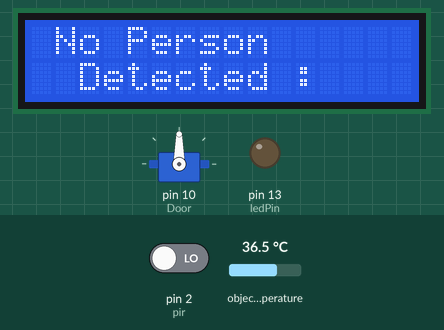
Recording of a sketch running on a simulated Arduino Uno, built with avr-gcc and run on an emulated ATmega328P. On the bench: servo, 16×2 character LCD, output pins drawn as LEDs (lit = HIGH). The test bench sets the inputs (shaded band); at power-on: pin 2 (pir) LOW, object temperature 36.5 °C. What the sketch prints to the serial monitor is not drawn.

Above: at 3.8 s.
3.9 s: pin 2 (pir) driven HIGH
At 6.6 s:
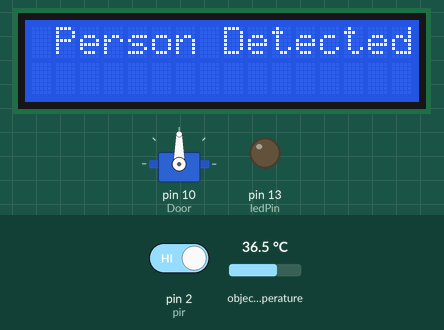
At 9.1 s:
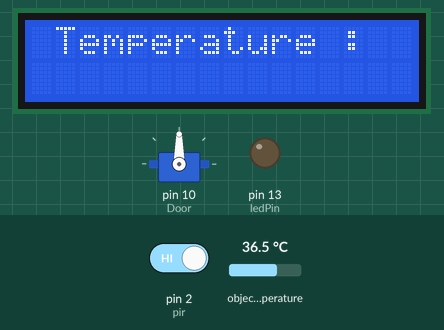
16.7 s: pin 2 (pir) driven LOW
At 20.9 s:
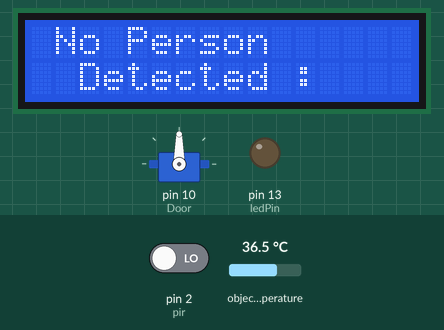
Timing chart, 0 to 22.4 s (numbered marks = the images above; inputs shaded):
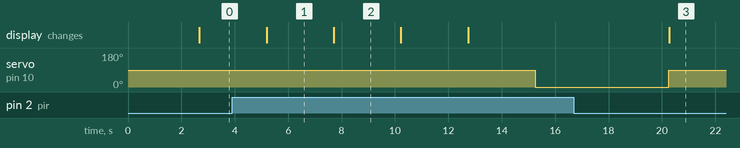

Measured:
- after the input at 3.9 s, servo on pin 10 (Door): 90° → 0° after 11.4 s; the display: changes after 1.3 s (image 1)
- after the input at 16.7 s, the display: changes after 3.6 s (image 3)
- what the display in image 1 shows lasts 2.5 s, from 5.2 s to 7.7 s

The sketch:

temperatureControlledDoor.ino
```cpp
////Servo :
//Libraries
#include <Servo.h>
//Variables
int Door = 10;
Servo right;


//// PIR
//Variables
int pir = 2;
int motion;


////MLX TEMP :
//Libraries :
#include <Adafruit_MLX90614.h>
Adafruit_MLX90614 mlx = Adafruit_MLX90614();


////LCD :
//Libraries :

#include <LiquidCrystal_I2C.h>
LiquidCrystal_I2C lcd(0x27,16,2);

//Variables :
String val;
String oldVal;
String newVal;

////LED :
//Variables :
int ledPin = 13;


void setup() {
  Serial.begin(9600);

  //Servo :
  pinMode(Door,OUTPUT);
  right.attach(Door);

  //PIR :
  pinMode(pir,INPUT);

  //MLX TEMP :
  mlx.begin();

  //LCD:
  lcd.init();
  lcd.backlight();
  lcd.begin(16,2);


  //LED :
  pinMode(ledPin,OUTPUT);

  //Setup Code :
  lcdp("Smart Covid ","  Door ");

}

void loop() {

  //PIR
  motion = digitalRead(pir);

  //MLX TEMP :
  float temperature = mlx.readObjectTempC();
  Serial.println(motion);
  Serial.println(temperature);

  //LOGIC :

  if(motion)
  {
    lcdp("Person Detected ","");
    lcdp("Temperature : ","");
    lcdn(temperature);


    //Code to run if the Person is Detected (i.e Person Near MLX)  :
    if(temperature > 38 ){


      //Code for Person Detected With Covid :
      lcdp("Person Detected ", " with Covid .");
      light(5);

      }
      else
      {

        //Code for Safe Person  :
        lcdp("Person Safe : ","Gate Opening : ");

        gate();

        }


    }

    else
    {
      //Code to run if No person Detected :
      lcdp("No Person"," Detected : ");
      }


}

//ServoFunctions :

void gate(){
  right.write(0);
  delay(5000);
  right.write(90);

  }

//LCDFunctions :

void lcdp(String x,String y){
lcd.clear();
lcd.setCursor(1,0);
lcd.print(x);
lcd.setCursor(1,1);
lcd.print(y);

delay(2500);

}

void lcdn(float x){

lcd.setCursor(1,1);
lcd.print(x);

delay(2500);

  }

void light(int y){
  for(int i = 0; i < y;i++)
  {
    //Blinks LED 5 Times :
  digitalWrite(ledPin,HIGH);
  delay(1000);
  digitalWrite(ledPin,LOW);
  delay(1000);
  }
  //Sets LED OFF as Default State
  digitalWrite(ledPin,LOW);
  }
```
